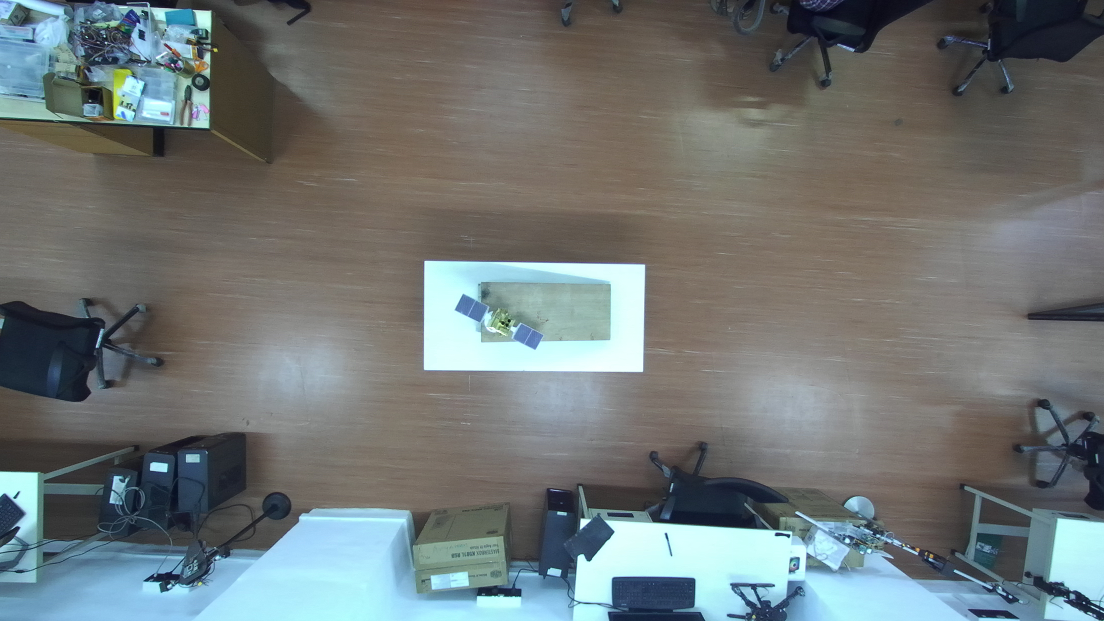
#> input picture data/stereo_pair_images/2k/left_0011.png, 2208 x 1242 px, found by its file name (shown at 1/2 size)
$ python SIFT_Feature_mapping.py
#> lines starting #> are read from the running program, lines starting #| are printed output that depends on the picture
import cv2
import numpy as np
import os
import time

# ==========================
# CONFIG
# ==========================
LEFT_IMAGE_PATH = r"data\stereo_pair_images\2k\left_0011.png"
RIGHT_IMAGE_PATH = r"data\stereo_pair_images\2k\right_0011.png"

RESIZE_FOR_DISPLAY = True
DISPLAY_SCALE = 0.5  # Only affects visualization

# ==========================
# STEP 1: LOAD IMAGES
# ==========================
print("\n[INFO] Loading images...")

if not os.path.exists(LEFT_IMAGE_PATH):
    print(f"[ERROR] Left image not found: {LEFT_IMAGE_PATH}")
    exit()

if not os.path.exists(RIGHT_IMAGE_PATH):
    print(f"[ERROR] Right image not found: {RIGHT_IMAGE_PATH}")
    exit()

left_img = cv2.imread(LEFT_IMAGE_PATH)
#> left_img is the input picture: shape (1242, 2208, 3); mean B, G, R 117.3, 117.3, 110.8
right_img = cv2.imread(RIGHT_IMAGE_PATH)
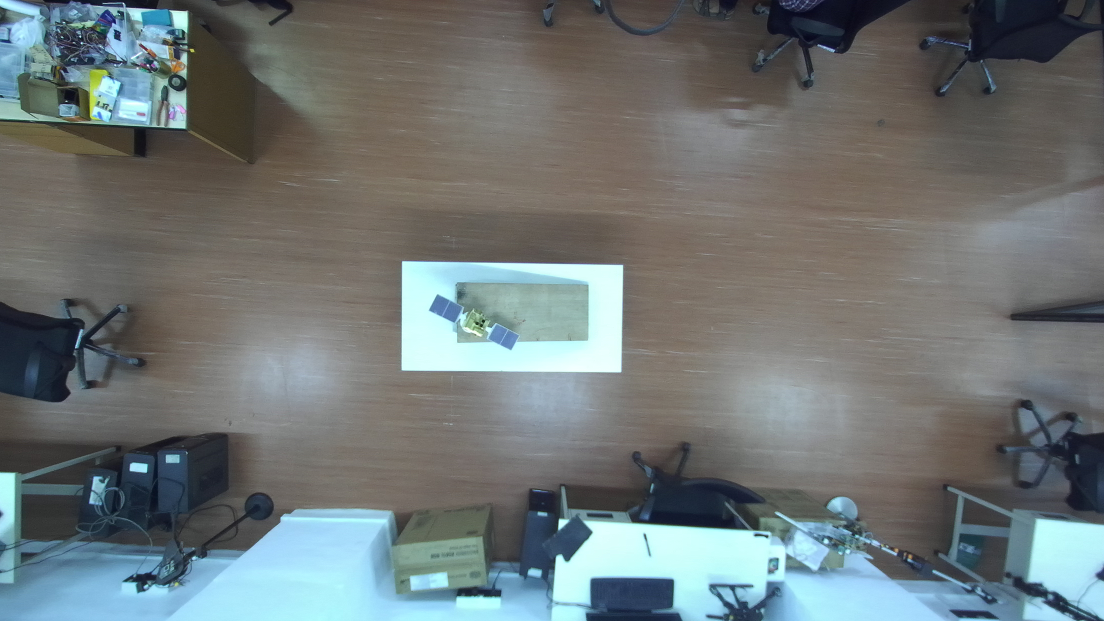
#> input picture data/stereo_pair_images/2k/right_0011.png, 2208 x 1242 px, found by its file name (shown at 1/2 size)
#> right_img is the input picture: shape (1242, 2208, 3); mean B, G, R 117.6, 117.2, 110.1

print("[INFO] Images loaded successfully.")
print(f"[INFO] Left Image Shape: {left_img.shape}")
#| [INFO] Left Image Shape: (1242, 2208, 3)
print(f"[INFO] Right Image Shape: {right_img.shape}")
#| [INFO] Right Image Shape: (1242, 2208, 3)

# Convert to grayscale
left_gray = cv2.cvtColor(left_img, cv2.COLOR_BGR2GRAY)
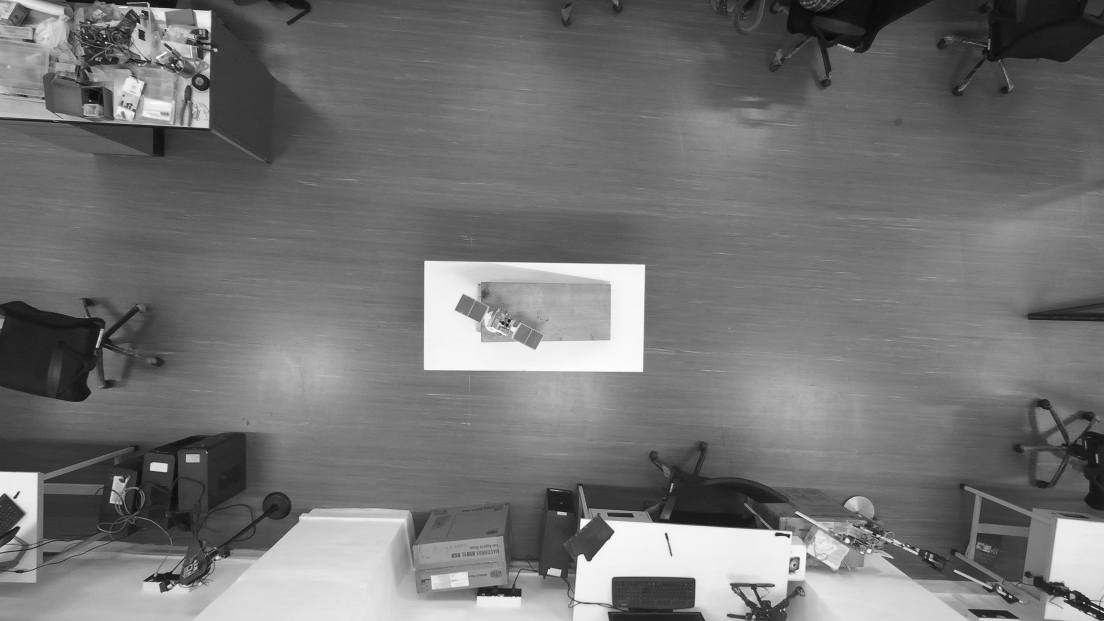
#> left_gray: shape (1242, 2208) (shown at 1/2 size); min 1, max 255, mean 115.4
right_gray = cv2.cvtColor(right_img, cv2.COLOR_BGR2GRAY)
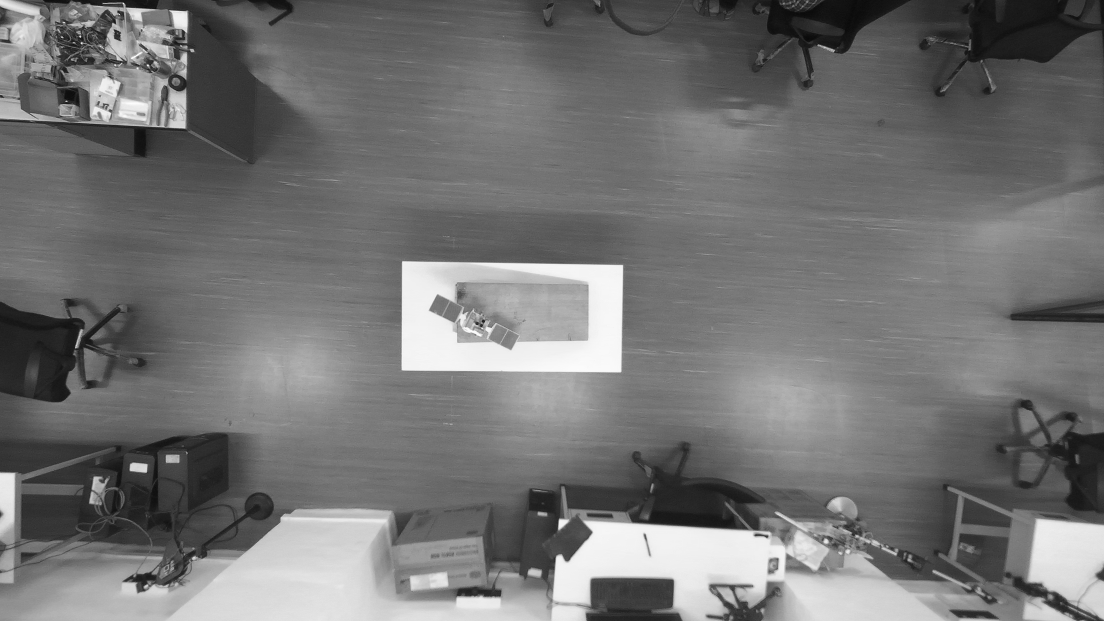
#> right_gray: shape (1242, 2208) (shown at 1/2 size); min 2, max 255, mean 115.1

print("[INFO] Converted images to grayscale.")

# ==========================
# STEP 2: FEATURE DETECTION (SIFT)
# ==========================
print("\n[INFO] Initializing SIFT detector...")
sift = cv2.SIFT_create(nfeatures=10000)

start_time = time.time()
kp1, des1 = sift.detectAndCompute(left_gray, None)
#> kp1 = 3788 keypoints; strongest (x, y, size): (209, 72, 2.7), (173, 74, 2.4), (1576, 1072, 4.9), (1167, 1045, 11.4)
kp2, des2 = sift.detectAndCompute(right_gray, None)
#> kp2 = 2667 keypoints; strongest (x, y, size): (160, 73, 2.6), (163, 86, 2.8), (295, 131, 2.8), (133, 202, 2.2)
end_time = time.time()

print("[INFO] SIFT detection completed.")
print(f"[INFO] Left image keypoints: {len(kp1)}")
#| [INFO] Left image keypoints: 3788
print(f"[INFO] Right image keypoints: {len(kp2)}")
#| [INFO] Right image keypoints: 2667
print(f"[INFO] Descriptor shape (left): {des1.shape}")
#| [INFO] Descriptor shape (left): (3788, 128)
print(f"[INFO] Descriptor shape (right): {des2.shape}")
#| [INFO] Descriptor shape (right): (2667, 128)
print(f"[INFO] Detection time: {end_time - start_time:.3f} seconds")

# Draw keypoints
left_kp_img = cv2.drawKeypoints(left_img, kp1, None, color=(0,255,0))
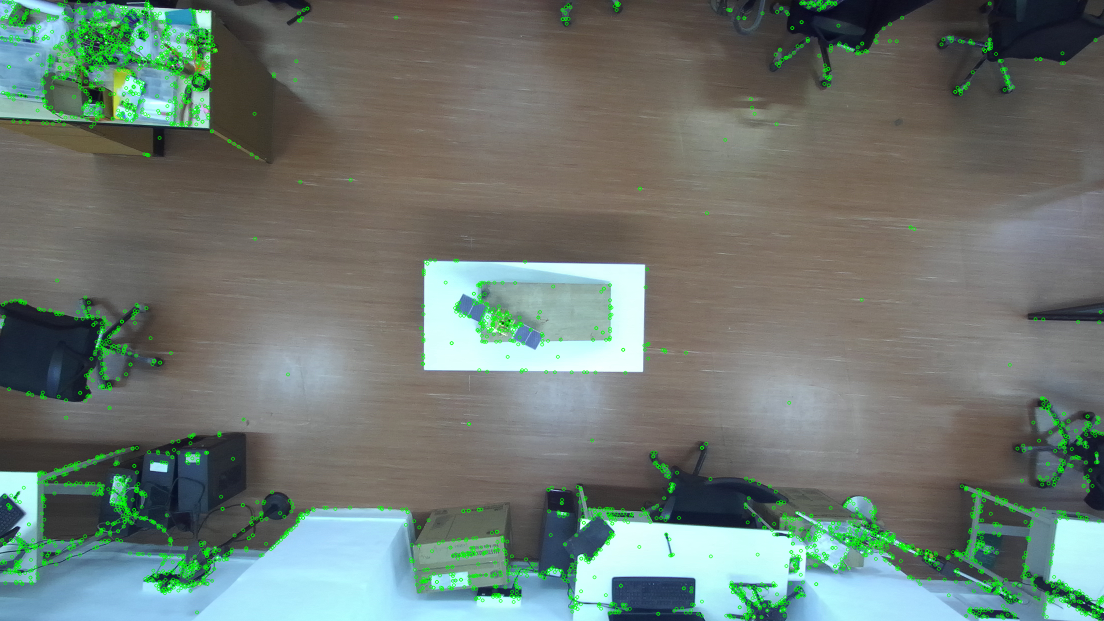
#> left_kp_img: shape (1242, 2208, 3) (shown at 1/2 size); mean B, G, R 114, 120.8, 108.4
right_kp_img = cv2.drawKeypoints(right_img, kp2, None, color=(0,255,0))
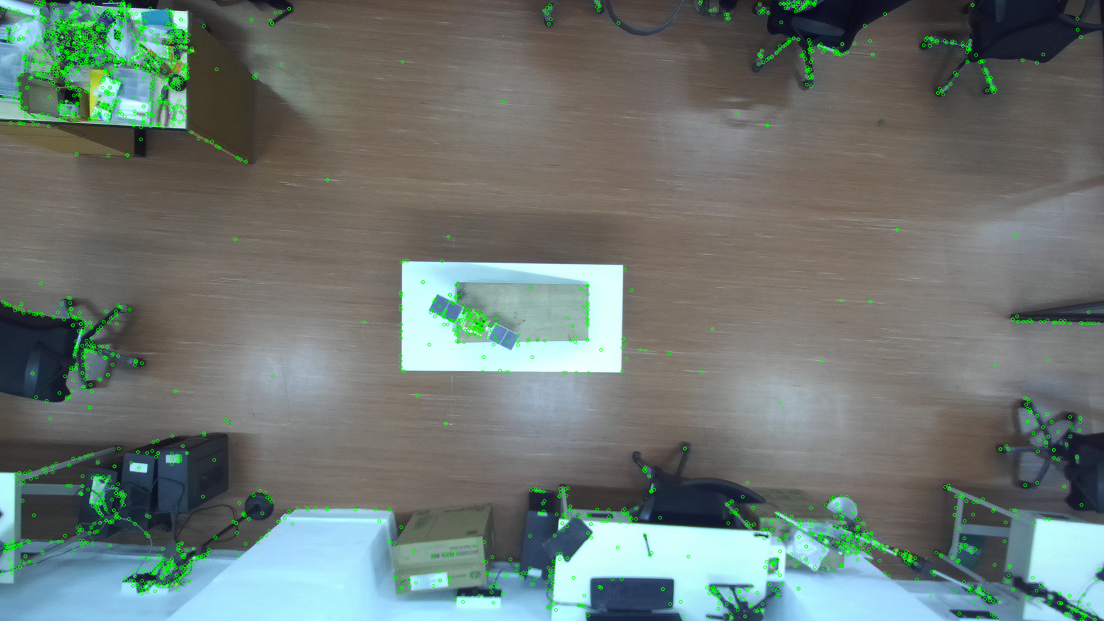
#> right_kp_img: shape (1242, 2208, 3) (shown at 1/2 size); mean B, G, R 115.2, 119.7, 108.4

# ==========================
# STEP 3: FEATURE MATCHING (FLANN)
# ==========================
print("\n[INFO] Matching features using FLANN...")

FLANN_INDEX_KDTREE = 1
index_params = dict(algorithm=FLANN_INDEX_KDTREE, trees=5)
search_params = dict(checks=50)

flann = cv2.FlannBasedMatcher(index_params, search_params)

start_time = time.time()
matches = flann.knnMatch(des1, des2, k=2)
#> matches = 3788 matches
end_time = time.time()

print(f"[INFO] Raw matches found: {len(matches)}")
#| [INFO] Raw matches found: 3788
print(f"[INFO] Matching time: {end_time - start_time:.3f} seconds")

# ==========================
# STEP 4: RATIO TEST (Lowe's test)
# ==========================
print("\n[INFO] Applying Lowe's ratio test...")

good_matches = []
ratio_threshold = 0.5

for m, n in matches:
    if m.distance < ratio_threshold * n.distance:
        good_matches.append(m)
#> after the loop, good_matches = 702 matches

print(f"[INFO] Good matches after ratio test: {len(good_matches)}")
#| [INFO] Good matches after ratio test: 702

# ==========================
# STEP 5: DRAW MATCHES
# ==========================
match_img = cv2.drawMatches(
    left_img, kp1,
    right_img, kp2,
    good_matches[:100],  # show top 100 matches
    None,
    flags=cv2.DrawMatchesFlags_NOT_DRAW_SINGLE_POINTS
)
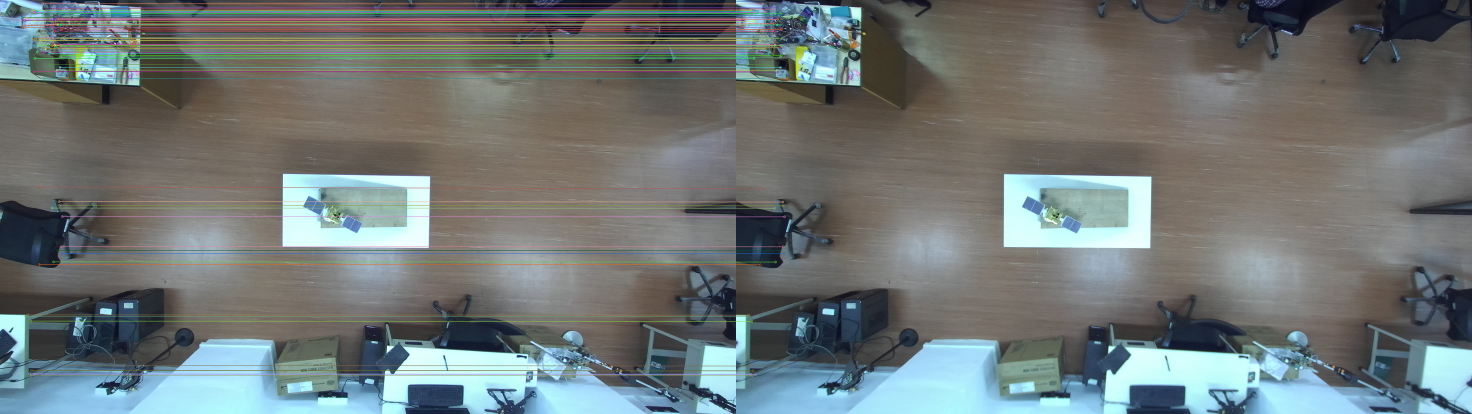
#> match_img: shape (1242, 4416, 3) (shown at 1/3 size); mean B, G, R 118.1, 118.9, 112.1

print("\n[INFO] Drawing matches (showing top 100)...")

# ==========================
# DISPLAY SECTION
# ==========================
def resize_for_display(img):
    if not RESIZE_FOR_DISPLAY:
        return img
    h, w = img.shape[:2]
#> h = 1242; w = 2208
    return cv2.resize(img, (int(w * DISPLAY_SCALE), int(h * DISPLAY_SCALE)))

cv2.imshow("Left Keypoints", resize_for_display(left_kp_img))
cv2.imshow("Right Keypoints", resize_for_display(right_kp_img))
cv2.imshow("Feature Matches (Top 100)", resize_for_display(match_img))
#> in resize_for_display (call 3), `return cv2.resize(img, (int(w * DISPLAY_SCALE), int(h * DISPLAY_SCALE)))`:
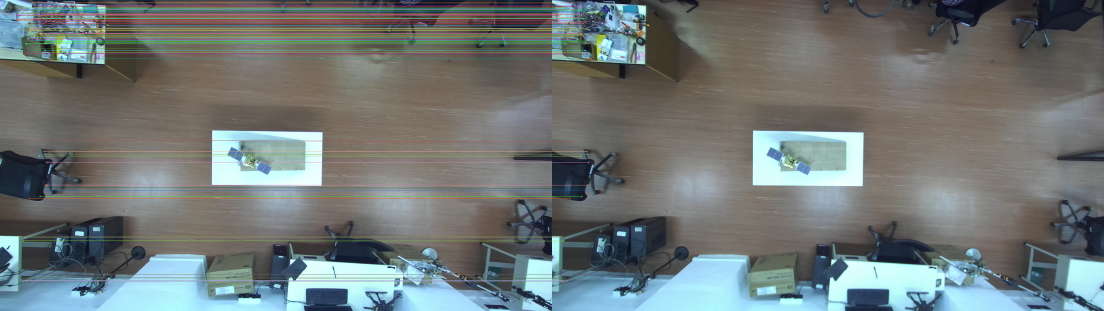
#> returned value: shape (621, 2208, 3) (shown at 1/2 size); mean of channels 0, 1, 2 118.2, 119, 112.3; drawn as B, G, R

print("\n[INFO] Press any key in image window to exit...")
cv2.waitKey(0)
cv2.destroyAllWindows()

# ==========================
# FINAL STATS
# ==========================
print("\n================ FINAL REPORT ================")
print(f"Total Left Keypoints: {len(kp1)}")
#| Total Left Keypoints: 3788
print(f"Total Right Keypoints: {len(kp2)}")
#| Total Right Keypoints: 2667
print(f"Raw Matches: {len(matches)}")
#| Raw Matches: 3788
print(f"Good Matches: {len(good_matches)}")
#| Good Matches: 702

match_ratio = len(good_matches) / len(matches) if len(matches) > 0 else 0
#> match_ratio = 0.185
print(f"Match Quality Ratio: {match_ratio:.4f}")
#| Match Quality Ratio: 0.1853
print("=============================================\n")
